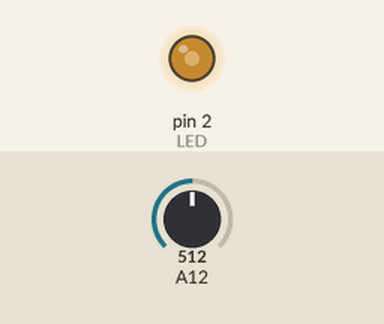
This sketch was run on a simulated Arduino Mega 2560, built with avr-gcc and run on an emulated ATmega2560. On the bench: output pins drawn as LEDs (lit = HIGH). The inputs (shaded band) are chosen by the test bench; at power-on: A12 = 512. What the sketch prints to the serial monitor is not drawn.

Above: at 1.2 s.
1.3 s: A12 set to 716
At 2.5 s:
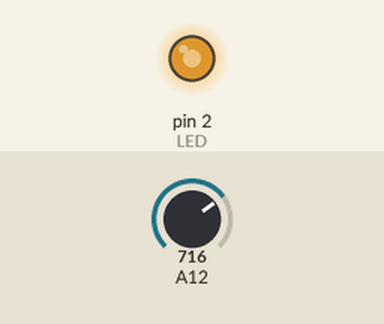
2.8 s: A12 set to 900
At 3.9 s:
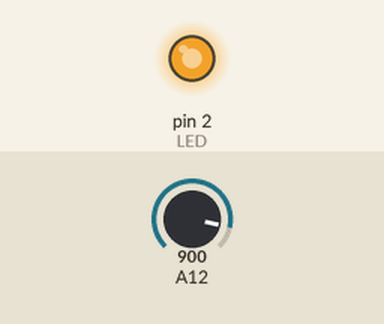
4.3 s: A12 set to 122
At 5.0 s:
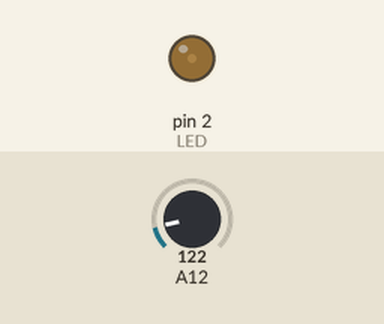
5.8 s: A12 set to 0
At 6.1 s:
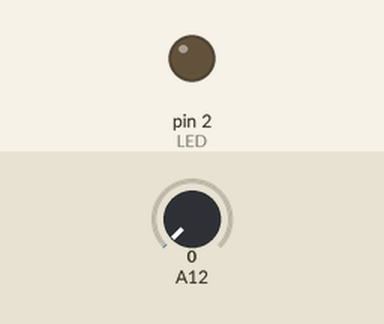
Timing chart, 0 to 8.3 s (numbered marks = the images above; inputs shaded):
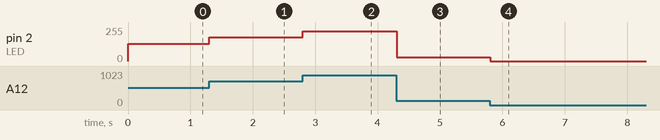

The sketch:

20250313_PWM_resi.ino
```cpp
#define LED 2
#define RESI 28
int x;

void setup() {
  // put your setup code here, to run once:
  Serial.begin(38400);
  pinMode(LED,OUTPUT);
  pinMode(RESI,INPUT);
}

void loop() {
  // put your main code here, to run repeatedly:
  x = analogRead(RESI);
  Serial.println(x);
  analogWrite(LED,x / 4);
}
```

Measured:
- after the input at 1.3 s, pin 2 (LED): 128/255 → 179/255 at once
- after the input at 2.8 s, pin 2 (LED): 179/255 → 225/255 at once
- after the input at 4.3 s, pin 2 (LED): 225/255 → 30/255 at once
- after the input at 5.8 s, pin 2 (LED): 30/255 → 0/255 at once
